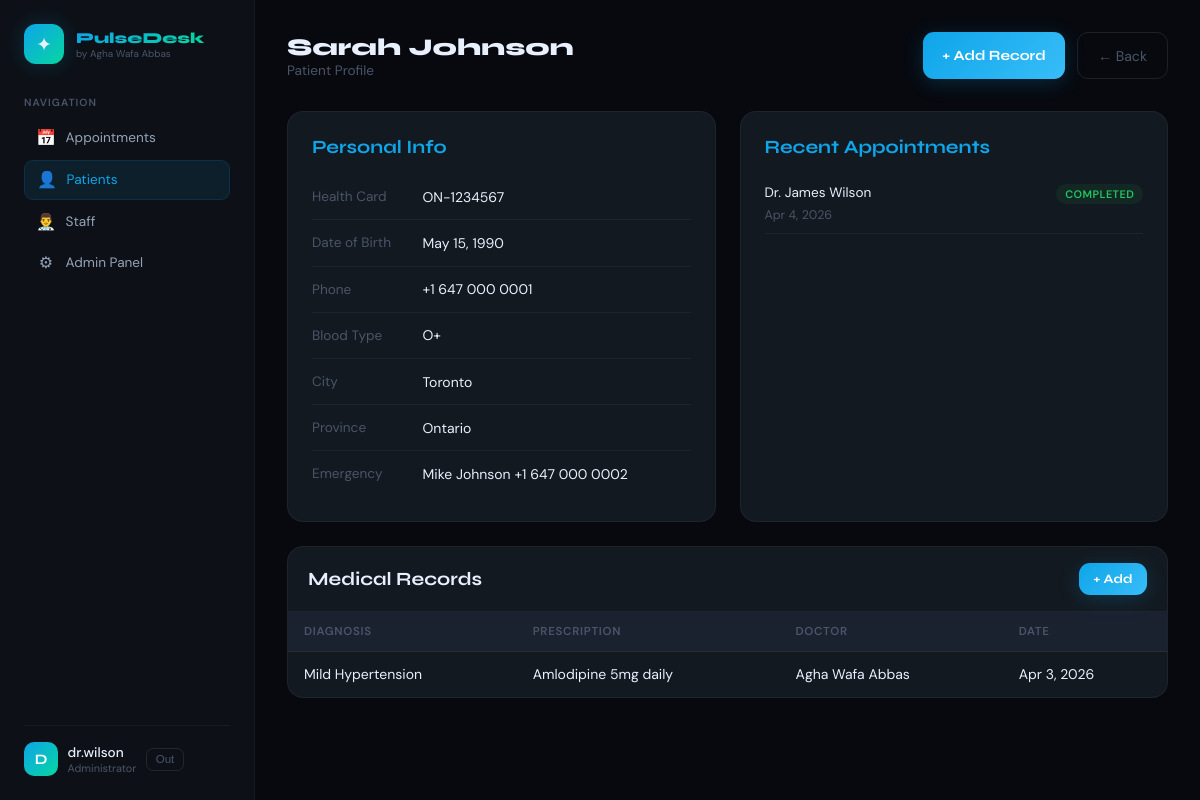
/patients/1/ (signed in), run on the app's committed database.
### patients/models.py (models this page shows, shortened)
class Patient(models.Model):
    BLOOD_TYPE = [
        ('A+', 'A+'), ('A-', 'A-'),
        ('B+', 'B+'), ('B-', 'B-'),
        ('O+', 'O+'), ('O-', 'O-'),
        ('AB+', 'AB+'), ('AB-', 'AB-'),
    ]
    user = models.OneToOneField(User, on_delete=models.CASCADE, related_name='patient_profile')
    date_of_birth = models.DateField(null=True, blank=True)
    health_card_number = models.CharField(max_length=20, unique=True, null=True, blank=True)
    phone = models.CharField(max_length=20, blank=True)
    address = models.TextField(blank=True)
    city = models.CharField(max_length=100, blank=True)
    province = models.CharField(max_length=100, blank=True)
    postal_code = models.CharField(max_length=10, blank=True)
    blood_type = models.CharField(max_length=3, choices=BLOOD_TYPE, blank=True)
    emergency_contact_name = models.CharField(max_length=100, blank=True)
    emergency_contact_phone = models.CharField(max_length=20, blank=True)
    created_at = models.DateTimeField(auto_now_add=True)
    updated_at = models.DateTimeField(auto_now=True)

class MedicalRecord(models.Model):
    patient = models.ForeignKey(Patient, on_delete=models.CASCADE, related_name='medical_records')
    diagnosis = models.CharField(max_length=300)
    prescription = models.TextField(blank=True)
    notes = models.TextField(blank=True)
    created_by = models.ForeignKey(User, on_delete=models.SET_NULL, null=True, related_name='created_records')
    created_at = models.DateTimeField(auto_now_add=True)

### appointments/models.py (models this page shows, shortened)
class Appointment(models.Model):
    STATUS_CHOICES = [
        ('scheduled', 'Scheduled'),
        ('confirmed', 'Confirmed'),
        ('completed', 'Completed'),
        ('cancelled', 'Cancelled'),
        ('no_show', 'No Show'),
    ]
    TYPE_CHOICES = [
        ('general', 'General Checkup'),
        ('followup', 'Follow Up'),
        ('emergency', 'Emergency'),
        ('specialist', 'Specialist'),
        ('lab', 'Lab Test'),
    ]
    patient = models.ForeignKey(Patient, on_delete=models.CASCADE, related_name='appointments')
    doctor = models.ForeignKey(Staff, on_delete=models.CASCADE, related_name='appointments')
    appointment_date = models.DateField()
    appointment_time = models.TimeField()
    appointment_type = models.CharField(max_length=20, choices=TYPE_CHOICES, default='general')
    status = models.CharField(max_length=20, choices=STATUS_CHOICES, default='scheduled')
    reason = models.TextField(blank=True)
    notes = models.TextField(blank=True)
    created_at = models.DateTimeField(auto_now_add=True)
    updated_at = models.DateTimeField(auto_now=True)
    class Meta:
        ordering = ['-appointment_date', '-appointment_time']

### staff/models.py (models this page shows, shortened)
class Staff(models.Model):
    ROLE_CHOICES = [
        ('doctor', 'Doctor'),
        ('nurse', 'Nurse'),
        ('receptionist', 'Receptionist'),
        ('admin', 'Admin'),
    ]
    user = models.OneToOneField(User, on_delete=models.CASCADE, related_name='staff_profile')
    role = models.CharField(max_length=20, choices=ROLE_CHOICES, default='doctor')
    department = models.ForeignKey(Department, on_delete=models.SET_NULL, null=True, blank=True, related_name='staff')
    specialization = models.CharField(max_length=200, blank=True)
    license_number = models.CharField(max_length=50, blank=True)
    phone = models.CharField(max_length=20, blank=True)
    bio = models.TextField(blank=True)
    is_available = models.BooleanField(default=True)
    created_at = models.DateTimeField(auto_now_add=True)

### patients/views.py (the view)
# urls.py: path('<int:patient_id>/', views.patient_detail, name='patient_detail'),
@login_required
def patient_detail(request, patient_id):
    patient = get_object_or_404(Patient, id=patient_id)
    records = patient.medical_records.all().order_by('-created_at')
    appointments = patient.appointments.all().order_by('-appointment_date')
    return render(request, 'patients/patient_detail.html', {
        'patient': patient,
        'records': records,
        'appointments': appointments
    })

### pulsedesk/templates/patients/patient_detail.html (shortened to what this page needs)
{% extends 'base.html' %}
{% block nav_patients %}active{% endblock %}
{% block content %}
<div class="topbar">
  <div>
    <h1>{{ patient.user.get_full_name }}</h1>
    <p>Patient Profile</p>
  </div>
  <div style="display:flex;gap:.75rem">
    <a href="{% url 'add_medical_record' patient.id %}" class="btn-primary">+ Add Record</a>
    <a href="{% url 'patient_list' %}" class="btn-back">← Back</a>
  </div>
</div>
<div style="display:grid;grid-template-columns:1fr 1fr;gap:1.5rem;margin-bottom:1.5rem">
  <div class="card">
    <h3 style="font-family:'Syne',sans-serif;margin-bottom:1rem;color:var(--accent)">Personal Info</h3>
    <table style="width:100%">
      <tr><td style="color:var(--muted);padding:.4rem 0;font-size:.85rem">Health Card</td><td style="font-size:.875rem">{{ patient.health_card_number|default:"—" }}</td></tr>
      <tr><td style="color:var(--muted);padding:.4rem 0;font-size:.85rem">Date of Birth</td><td style="font-size:.875rem">{{ patient.date_of_birth|default:"—" }}</td></tr>
      <tr><td style="color:var(--muted);padding:.4rem 0;font-size:.85rem">Phone</td><td style="font-size:.875rem">{{ patient.phone|default:"—" }}</td></tr>
      <tr><td style="color:var(--muted);padding:.4rem 0;font-size:.85rem">Blood Type</td><td style="font-size:.875rem">{{ patient.blood_type|default:"—" }}</td></tr>
      <tr><td style="color:var(--muted);padding:.4rem 0;font-size:.85rem">City</td><td style="font-size:.875rem">{{ patient.city|default:"—" }}</td></tr>
      <tr><td style="color:var(--muted);padding:.4rem 0;font-size:.85rem">Province</td><td style="font-size:.875rem">{{ patient.province|default:"—" }}</td></tr>
      <tr><td style="color:var(--muted);padding:.4rem 0;font-size:.85rem">Emergency</td><td style="font-size:.875rem">{{ patient.emergency_contact_name|default:"—" }} {{ patient.emergency_contact_phone }}</td></tr>
    </table>
  </div>
  <div class="card">
    <h3 style="font-family:'Syne',sans-serif;margin-bottom:1rem;color:var(--accent)">Recent Appointments</h3>
    {% for appt in appointments %}
    <div style="padding:.6rem 0;border-bottom:1px solid var(--border);font-size:.85rem">
      <div style="display:flex;justify-content:space-between">
        <span>Dr. {{ appt.doctor.user.get_full_name }}</span>
        <span class="badge b-{{ appt.status }}">{{ appt.get_status_display }}</span>
      </div>
      <div style="color:var(--muted);font-size:.78rem;margin-top:.2rem">{{ appt.appointment_date|date:"M j, Y" }}</div>
    </div>
    {% empty %}
    <p style="color:var(--muted);font-size:.875rem">No appointments yet</p>
    {% endfor %}
  </div>
</div>
<div class="table-wrap">
  <div style="padding:1rem 1.25rem;border-bottom:1px solid var(--border);display:flex;justify-content:space-between;align-items:center">
    <h3 style="font-family:'Syne',sans-serif">Medical Records</h3>
    <a href="{% url 'add_medical_record' patient.id %}" class="btn-primary" style="font-size:.8rem;padding:.5rem .9rem">+ Add</a>
  </div>
  <table>
    <thead>
      <tr>
        <th>Diagnosis</th>
        <th>Prescription</th>
        <th>Doctor</th>
        <th>Date</th>
      </tr>
    </thead>
    <tbody>
      {% for record in records %}
      <tr>
        <td>{{ record.diagnosis }}</td>
        <td>{{ record.prescription|default:"—"|truncatechars:40 }}</td>
        <td>{{ record.created_by.get_full_name|default:"—" }}</td>
        <td>{{ record.created_at|date:"M j, Y" }}</td>
      </tr>
      {% empty %}
      <tr>
        <td colspan="4" style="text-align:center;color:var(--muted);padding:2rem">No medical records</td>
      </tr>
      {% endfor %}
    </tbody>
  </table>
</div>
{% endblock %}

### pulsedesk/templates/base.html (shortened to what this page needs)
<!DOCTYPE html>
<html lang="en">
<head>
</head>
<body>
<div class="layout">
  <aside class="sidebar">
    <div class="s-brand">
      <div class="s-logo">✦</div>
      <div>
        <div class="s-title">PulseDesk</div>
        <span class="s-sub">by Agha Wafa Abbas</span>
      </div>
    </div>
    <div class="s-section">
      <div class="s-label">Navigation</div>
      <a href="{% url 'appointment_list' %}" class="nav-item {% block nav_appointments %}{% endblock %}">
        <span class="nav-icon">📅</span> Appointments
      </a>
      <a href="{% url 'patient_list' %}" class="nav-item {% block nav_patients %}{% endblock %}">
        <span class="nav-icon">👤</span> Patients
      </a>
      <a href="{% url 'staff_list' %}" class="nav-item {% block nav_staff %}{% endblock %}">
        <span class="nav-icon">👨‍⚕️</span> Staff
      </a>
      <a href="/admin/" class="nav-item" target="_blank">
        <span class="nav-icon">⚙</span> Admin Panel
      </a>
    </div>
    <div class="s-footer">
      <div class="user-row">
        <div class="u-avatar">{{ request.user.username|first|upper }}</div>
        <div>
          <div class="u-name">{{ request.user.username }}</div>
          <div class="u-role">Administrator</div>
        </div>
        <form method="POST" action="{% url 'logout' %}" style="display:inline">
  <button type="submit" class="btn-logout">Out</button>
</form>
      </div>
    </div>
  </aside>
  <main class="main">
    {% block content %}{% endblock %}
  </main>
</div>
</body>
</html>

### pulsedesk/templates/base.html (style rules this page uses)
*,*::before,*::after { box-sizing:border-box;margin:0;padding:0 }
:root { --bg:#07090f;--surface:#0d1117;--card:#131920;--card2:#1a2230; --border:#ffffff0c;--border2:#ffffff18; --accent:#0ea5e9;--accent2:#06d6a0;--accent3:#f59e0b; --text:#e8f0fe;--text2:#94a3b8;--muted:#4a5568; --danger:#ef4444;--warning:#f59e0b;--success:#06d6a0; }
html,body { min-height:100%;background:var(--bg);color:var(--text);font-family:'DM Sans',sans-serif }
.layout { display:flex;min-height:100vh }
.sidebar { width:255px;min-height:100vh;background:var(--surface);border-right:1px solid var(--border);padding:1.5rem;position:sticky;top:0;height:100vh;overflow-y:auto;display:flex;flex-direction:column;flex-shrink:0 }
.s-brand { display:flex;align-items:center;gap:.75rem;margin-bottom:2rem }
.s-logo { width:40px;height:40px;background:linear-gradient(135deg,var(--accent),var(--accent2));border-radius:12px;display:flex;align-items:center;justify-content:center;font-size:1.2rem;flex-shrink:0;box-shadow:0 0 20px #0ea5e933 }
.s-title { font-family:'Syne',sans-serif;font-weight:800;font-size:.95rem;background:linear-gradient(135deg,var(--accent),var(--accent2));-webkit-background-clip:text;-webkit-text-fill-color:transparent;background-clip:text }
.s-sub { font-size:.62rem;color:var(--muted);display:block }
.s-section { margin-bottom:1.75rem }
.s-label { font-size:.65rem;text-transform:uppercase;letter-spacing:.1em;color:var(--muted);font-weight:600;margin-bottom:.6rem }
.nav-item { display:flex;align-items:center;gap:.6rem;padding:.55rem .75rem;border-radius:9px;color:var(--text2);font-size:.85rem;text-decoration:none;transition:all .15s;margin-bottom:.15rem }
.nav-item.active { background:#0ea5e918;color:var(--accent);border:1px solid #0ea5e922 }
.nav-icon { font-size:1rem;width:20px;text-align:center }
.s-footer { margin-top:auto;padding-top:1rem;border-top:1px solid var(--border) }
.user-row { display:flex;align-items:center;gap:.6rem }
.u-avatar { width:34px;height:34px;border-radius:10px;background:linear-gradient(135deg,var(--accent),var(--accent2));display:flex;align-items:center;justify-content:center;font-family:'Syne',sans-serif;font-weight:700;font-size:.9rem;color:#fff;flex-shrink:0 }
.u-name { font-size:.85rem;font-weight:500;flex:1;min-width:0;white-space:nowrap;overflow:hidden;text-overflow:ellipsis }
.u-role { font-size:.68rem;color:var(--muted) }
.btn-logout { background:none;border:1px solid var(--border2);color:var(--muted);padding:.28rem .55rem;border-radius:7px;cursor:pointer;font-size:.72rem;transition:all .15s;text-decoration:none;white-space:nowrap }
.main { flex:1;padding:2rem;min-width:0 }
.topbar { display:flex;align-items:center;justify-content:space-between;margin-bottom:2rem;flex-wrap:wrap;gap:1rem }
.topbar h1 { font-family:'Syne',sans-serif;font-size:1.5rem;font-weight:800 }
.topbar p { color:var(--muted);font-size:.85rem }
.btn-primary { display:inline-flex;align-items:center;gap:.5rem;padding:.65rem 1.2rem;background:linear-gradient(135deg,var(--accent),#38bdf8);border:none;border-radius:11px;color:#fff;font-family:'Syne',sans-serif;font-weight:700;font-size:.88rem;cursor:pointer;text-decoration:none;transition:all .15s;box-shadow:0 4px 20px #0ea5e933 }
.card { background:var(--card);border:1px solid var(--border);border-radius:16px;padding:1.5rem }
.table-wrap { background:var(--card);border:1px solid var(--border);border-radius:16px;overflow:hidden }
table { width:100%;border-collapse:collapse }
thead { background:var(--card2) }
th { padding:.75rem 1rem;text-align:left;font-size:.72rem;text-transform:uppercase;letter-spacing:.06em;color:var(--muted);font-weight:600;border-bottom:1px solid var(--border) }
td { padding:.85rem 1rem;font-size:.875rem;border-bottom:1px solid var(--border);vertical-align:middle }
tr:last-child td { border-bottom:none }
.badge { display:inline-flex;padding:.2rem .55rem;border-radius:99px;font-size:.68rem;font-weight:600;text-transform:uppercase;letter-spacing:.04em }
.b-completed { background:#22c55e15;color:#22c55e }
.btn-back { padding:.85rem 1.25rem;background:none;border:1px solid var(--border2);border-radius:11px;color:var(--muted);font-size:.88rem;text-decoration:none;display:inline-flex;align-items:center;transition:all .15s }

### data on the page
Patient: user.get_full_name "Sarah Johnson", health_card_number "ON-1234567", date_of_birth "May 15, 1990", phone "+1 647 000 0001", blood_type "O+", city "Toronto", province "Ontario", emergency_contact_name "Mike Johnson", emergency_contact_phone "+1 647 000 0002"
Appointment: doctor.user.get_full_name "James Wilson", status "COMPLETED", appointment_date "Apr 4, 2026"
MedicalRecord: diagnosis "Mild Hypertension", prescription "Amlodipine 5mg daily", created_by.get_full_name "Agha Wafa Abbas", created_at "Apr 3, 2026"

### other printed values
{{ request.user.username|first|upper }} "D"
{{ request.user.username }} "dr.wilson"
